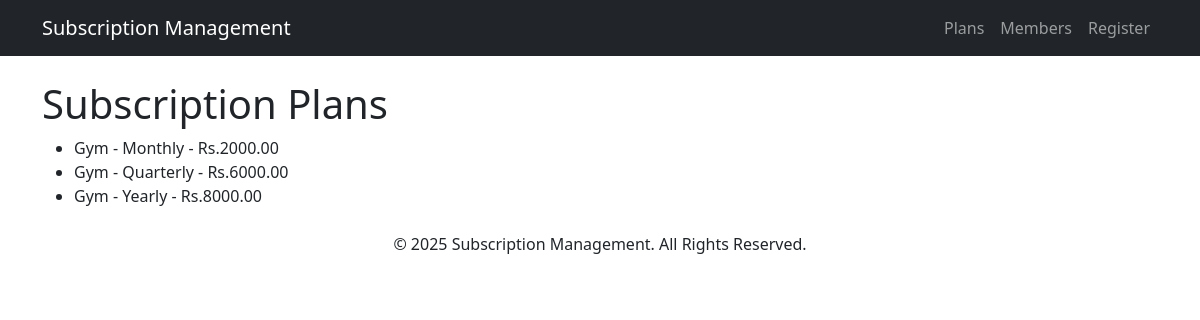
/api/plans/, run on the app's committed database.
### membership/models.py (models this page shows, shortened)
class SubscriptionPlan(models.Model):
    PLAN_TYPES = [
        ('Monthly', 'Monthly'),
        ('Quarterly', 'Quarterly'),
        ('Yearly', 'Yearly'),
    ]
    plan_name = models.CharField(max_length=100)
    duration = models.CharField(max_length=10, choices=PLAN_TYPES)
    cost = models.DecimalField(max_digits=10, decimal_places=2)

### membership/views.py (the view)
# urls.py: path('plans/', plans_view, name='plans'),
def plans_view(request):
    plans = SubscriptionPlan.objects.all()
    return render(request, 'plans.html', {'plans': plans})

### membership/templates/plans.html
{% extends 'base.html' %}
{% block content %}
    <h1>Subscription Plans</h1>
    <ul>
        {% for plan in plans %}
            <li>{{ plan.plan_name }} - {{ plan.duration }} - Rs.{{ plan.cost }}</li>
        {% empty %}
            <li>No subscription plans available.</li>
        {% endfor %}
    </ul>
{% endblock %}

### data on the page
SubscriptionPlan: plan_name "Gym", duration "Monthly", cost "2000.00"
SubscriptionPlan: plan_name "Gym", duration "Quarterly", cost "6000.00"
SubscriptionPlan: plan_name "Gym", duration "Yearly", cost "8000.00"
